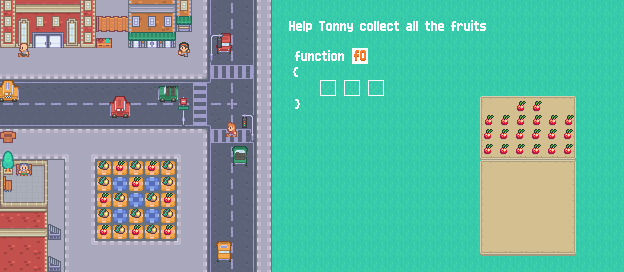

A level layout from a 2D game, rendered from its tile map. Below: a short description, then the map file with tile-grid data replaced by summaries:
An orthogonal 39x17 tile map with 16x16 px tiles, 53 tile layers (info, background, path, houses, ...), 2 hidden layers not drawn, 3 tilesets and 53 objects (grass1, grass2, grass3, grass4, blueTile1, ...).

<map version="1.2" tiledversion="2020.01.22" orientation="orthogonal" renderorder="right-down" compressionlevel="-1" width="39" height="17" tilewidth="16" tileheight="16" infinite="0" nextlayerid="87" nextobjectid="76">
 <editorsettings>
  <export target="6.lua" format="lua" />
 </editorsettings>
 <tileset firstgid="1" name="functionsTextTiles" tilewidth="16" tileheight="16" tilecount="900" columns="30">
  <image source="../graphics/functionsTextTiles.png" width="480" height="480" />
 </tileset>
 <tileset firstgid="901" name="test" tilewidth="16" tileheight="16" tilecount="486" columns="27">
  <image source="../tileset/Tilemap/test.png" width="432" height="288" />
 </tileset>
 <tileset firstgid="1387" name="UIpackSheet_transparent" tilewidth="16" tileheight="16" spacing="2" tilecount="990" columns="30">
  <image source="../tileset/Tilemap/UIpackSheet_transparent.png" width="538" height="592" />
 </tileset>
 <layer id="14" name="info" width="39" height="17">
  <properties>
   <property name="F0" type="int" value="3" />
   <property name="F1" type="int" value="0" />
   <property name="blueTile" type="bool" value="true" />
   <property name="door" type="bool" value="false" />
   <property name="face" value="right" />
   <property name="fruit" type="bool" value="true" />
   <property name="fruitsTotal" type="int" value="20" />
   <property name="grass" type="bool" value="true" />
   <property name="greyTile" type="bool" value="false" />
   <property name="numFunc" type="int" value="1" />
   <property name="totalSize" type="int" value="3" />
   <property name="yellowTile" type="bool" value="true" />
  </properties>
  <data>[663 cells, 0 non-empty, 0 distinct tile ids]</data>
 </layer>
 <layer id="1" name="background" width="39" height="17">
  <data>[663 cells, 656 non-empty, 12 distinct tile ids]</data>
 </layer>
 <layer id="3" name="path" width="39" height="17">
  <data>[663 cells, 25 non-empty, 2 distinct tile ids]</data>
 </layer>
 <layer id="8" name="houses" width="39" height="17">
  <data>[663 cells, 54 non-empty, 33 distinct tile ids]</data>
 </layer>
 <layer id="4" name="fruits" width="39" height="17" visible="0" offsetx="16.3333" offsety="-3.16667">
  <data>[663 cells, 20 non-empty, 2 distinct tile ids]</data>
 </layer>
 <layer id="7" name="streets" width="39" height="17">
  <data>[663 cells, 90 non-empty, 15 distinct tile ids]</data>
 </layer>
 <layer id="11" name="cars" width="39" height="17" offsetx="-8.5" offsety="6">
  <data>[663 cells, 16 non-empty, 16 distinct tile ids]</data>
 </layer>
 <layer id="9" name="details" width="39" height="17">
  <data>[663 cells, 30 non-empty, 18 distinct tile ids]</data>
 </layer>
 <layer id="10" name="details2" width="39" height="17">
  <data>[663 cells, 26 non-empty, 9 distinct tile ids]</data>
 </layer>
 <layer id="12" name="people" width="39" height="17" offsetx="0.5" offsety="-7">
  <data>[663 cells, 3 non-empty, 3 distinct tile ids]</data>
 </layer>
 <layer id="6" name="player" width="39" height="17" visible="0" offsetx="0" offsety="-7">
  <data>[663 cells, 1 non-empty, 1 distinct tile ids]</data>
 </layer>
 <layer id="16" name="buttons" width="39" height="17">
  <data>[663 cells, 60 non-empty, 48 distinct tile ids]</data>
 </layer>
 <layer id="39" name="fruit1" width="39" height="17" offsetx="0.5625" offsety="-2.625">
  <data>[663 cells, 1 non-empty, 1 distinct tile ids]</data>
 </layer>
 <layer id="40" name="fruit2" width="39" height="17" offsetx="0.5625" offsety="-2.625">
  <data>[663 cells, 1 non-empty, 1 distinct tile ids]</data>
 </layer>
 <layer id="41" name="fruit3" width="39" height="17" offsetx="0.5625" offsety="-2.625">
  <data>[663 cells, 1 non-empty, 1 distinct tile ids]</data>
 </layer>
 <layer id="42" name="fruit4" width="39" height="17" offsetx="0.5625" offsety="-2.625">
  <data>[663 cells, 1 non-empty, 1 distinct tile ids]</data>
 </layer>
 <layer id="43" name="fruit5" width="39" height="17" offsetx="0.5625" offsety="-2.625">
  <data>[663 cells, 1 non-empty, 1 distinct tile ids]</data>
 </layer>
 <layer id="44" name="fruit6" width="39" height="17" offsetx="0.5625" offsety="-2.625">
  <data>[663 cells, 1 non-empty, 1 distinct tile ids]</data>
 </layer>
 <layer id="45" name="fruit7" width="39" height="17" offsetx="0.5625" offsety="-2.625">
  <data>[663 cells, 1 non-empty, 1 distinct tile ids]</data>
 </layer>
 <layer id="46" name="fruit8" width="39" height="17" offsetx="0.5625" offsety="-2.625">
  <data>[663 cells, 1 non-empty, 1 distinct tile ids]</data>
 </layer>
 <layer id="47" name="fruit9" width="39" height="17" offsetx="0.5625" offsety="-2.625">
  <data>[663 cells, 1 non-empty, 1 distinct tile ids]</data>
 </layer>
 <layer id="48" name="fruit10" width="39" height="17" offsetx="0.5625" offsety="-2.625">
  <data>[663 cells, 1 non-empty, 1 distinct tile ids]</data>
 </layer>
 <layer id="49" name="fruit11" width="39" height="17" offsetx="0.5625" offsety="-2.625">
  <data>[663 cells, 1 non-empty, 1 distinct tile ids]</data>
 </layer>
 <layer id="50" name="fruit12" width="39" height="17" offsetx="0.5625" offsety="-2.625">
  <data>[663 cells, 1 non-empty, 1 distinct tile ids]</data>
 </layer>
 <layer id="51" name="fruit13" width="39" height="17" offsetx="0.5625" offsety="-2.625">
  <data>[663 cells, 1 non-empty, 1 distinct tile ids]</data>
 </layer>
 <layer id="52" name="fruit14" width="39" height="17" offsetx="0.5625" offsety="-2.625">
  <data>[663 cells, 1 non-empty, 1 distinct tile ids]</data>
 </layer>
 <layer id="53" name="fruit15" width="39" height="17" offsetx="0.5625" offsety="-2.625">
  <data>[663 cells, 1 non-empty, 1 distinct tile ids]</data>
 </layer>
 <layer id="54" name="fruit16" width="39" height="17" offsetx="0.5625" offsety="-2.625">
  <data>[663 cells, 1 non-empty, 1 distinct tile ids]</data>
 </layer>
 <layer id="55" name="fruit17" width="39" height="17" offsetx="0.5625" offsety="-2.625">
  <data>[663 cells, 1 non-empty, 1 distinct tile ids]</data>
 </layer>
 <layer id="56" name="fruit18" width="39" height="17" offsetx="0.5625" offsety="-2.625">
  <data>[663 cells, 1 non-empty, 1 distinct tile ids]</data>
 </layer>
 <layer id="57" name="fruit19" width="39" height="17" offsetx="0.5625" offsety="-2.625">
  <data>[663 cells, 1 non-empty, 1 distinct tile ids]</data>
 </layer>
 <layer id="58" name="fruit20" width="39" height="17" offsetx="0.5625" offsety="-2.625">
  <data>[663 cells, 1 non-empty, 1 distinct tile ids]</data>
 </layer>
 <layer id="59" name="apple1" width="39" height="17" offsetx="-0.5" offsety="-3.25">
  <data>[663 cells, 1 non-empty, 1 distinct tile ids]</data>
 </layer>
 <layer id="60" name="apple2" width="39" height="17" offsetx="-0.5" offsety="-3.25">
  <data>[663 cells, 1 non-empty, 1 distinct tile ids]</data>
 </layer>
 <layer id="61" name="apple3" width="39" height="17" offsetx="-0.5" offsety="-3.25">
  <data>[663 cells, 1 non-empty, 1 distinct tile ids]</data>
 </layer>
 <layer id="62" name="apple4" width="39" height="17" offsetx="-0.5" offsety="-3.25">
  <data>[663 cells, 1 non-empty, 1 distinct tile ids]</data>
 </layer>
 <layer id="63" name="apple5" width="39" height="17" offsetx="-0.5" offsety="-3.25">
  <data>[663 cells, 1 non-empty, 1 distinct tile ids]</data>
 </layer>
 <layer id="64" name="apple6" width="39" height="17" offsetx="-0.5" offsety="-3.25">
  <data>[663 cells, 1 non-empty, 1 distinct tile ids]</data>
 </layer>
 <layer id="65" name="apple7" width="39" height="17" offsetx="0.75" offsety="-2">
  <data>[663 cells, 1 non-empty, 1 distinct tile ids]</data>
 </layer>
 <layer id="66" name="apple8" width="39" height="17" offsetx="0.75" offsety="-2">
  <data>[663 cells, 1 non-empty, 1 distinct tile ids]</data>
 </layer>
 <layer id="67" name="apple9" width="39" height="17" offsetx="0.75" offsety="-2">
  <data>[663 cells, 1 non-empty, 1 distinct tile ids]</data>
 </layer>
 <layer id="68" name="apple10" width="39" height="17" offsetx="0.75" offsety="-2">
  <data>[663 cells, 1 non-empty, 1 distinct tile ids]</data>
 </layer>
 <layer id="69" name="apple11" width="39" height="17" offsetx="0.75" offsety="-2">
  <data>[663 cells, 1 non-empty, 1 distinct tile ids]</data>
 </layer>
 <layer id="70" name="apple12" width="39" height="17" offsetx="0.75" offsety="-2">
  <data>[663 cells, 1 non-empty, 1 distinct tile ids]</data>
 </layer>
 <layer id="71" name="apple13" width="39" height="17" offsetx="1" offsety="0">
  <data>[663 cells, 1 non-empty, 1 distinct tile ids]</data>
 </layer>
 <layer id="72" name="apple14" width="39" height="17" offsetx="1" offsety="0">
  <data>[663 cells, 1 non-empty, 1 distinct tile ids]</data>
 </layer>
 <layer id="73" name="apple15" width="39" height="17" offsetx="1" offsety="0">
  <data>[663 cells, 1 non-empty, 1 distinct tile ids]</data>
 </layer>
 <layer id="74" name="apple16" width="39" height="17" offsetx="1" offsety="0">
  <data>[663 cells, 1 non-empty, 1 distinct tile ids]</data>
 </layer>
 <layer id="83" name="buttonsSecondRow" width="39" height="17">
  <properties>
   <property name="blue" value="blueTile" />
   <property name="yellow" value="yellowTile" />
  </properties>
  <data>[663 cells, 0 non-empty, 0 distinct tile ids]</data>
 </layer>
 <layer id="84" name="buttonsThirdRow" width="39" height="17">
  <data>[663 cells, 0 non-empty, 0 distinct tile ids]</data>
 </layer>
 <layer id="75" name="apple17" width="39" height="17" offsetx="1" offsety="0">
  <data>[663 cells, 1 non-empty, 1 distinct tile ids]</data>
 </layer>
 <layer id="76" name="apple18" width="39" height="17" offsetx="1" offsety="0">
  <data>[663 cells, 1 non-empty, 1 distinct tile ids]</data>
 </layer>
 <layer id="77" name="apple19" width="39" height="17" offsetx="1.5" offsety="2.25">
  <data>[663 cells, 1 non-empty, 1 distinct tile ids]</data>
 </layer>
 <layer id="78" name="apple20" width="39" height="17" offsetx="1.5" offsety="2.25">
  <data>[663 cells, 1 non-empty, 1 distinct tile ids]</data>
 </layer>
 <layer id="79" name="text" width="39" height="17">
  <data>[663 cells, 26 non-empty, 25 distinct tile ids]</data>
 </layer>
 <objectgroup id="81" name="grass" visible="0">
  <properties>
   <property name="numObjects" type="int" value="4" />
  </properties>
  <object id="31" name="grass1" x="0" y="248.75" width="304" height="23.25" />
  <object id="33" name="grass2" x="0" y="0" width="86.1667" height="272" />
  <object id="34" name="grass3" x="4.66667" y="1" width="304" height="150.75" />
  <object id="35" name="grass4" x="183.667" y="0" width="120.333" height="272" />
 </objectgroup>
 <objectgroup id="82" name="blueTile" visible="0">
  <properties>
   <property name="numObjects" type="int" value="5" />
  </properties>
  <object id="36" name="blueTile1" x="120.125" y="183" width="0.25" height="0.25" />
  <object id="38" name="blueTile2" x="151.636" y="182.727" width="0.363636" height="0.363636" />
  <object id="39" name="blueTile3" x="135.909" y="199.091" width="0.363636" height="0.3" />
  <object id="40" name="blueTile4" x="119.455" y="215.455" width="0.272727" height="0.0909091" />
  <object id="41" name="blueTile5" x="152.182" y="215.182" width="0.181818" height="0.363636" />
 </objectgroup>
 <objectgroup id="13" name="player" visible="0">
  <object id="42" name="player" x="128" y="192" width="16" height="16" />
 </objectgroup>
 <objectgroup id="17" name="fruit" visible="0">
  <properties>
   <property name="numObjects" type="int" value="20" />
  </properties>
  <object id="2" name="fruit1" x="103.091" y="231.636" width="0.3" height="0.3" />
  <object id="3" name="fruit2" x="119.818" y="231.818" width="0.3" height="0.3" />
  <object id="4" name="fruit3" x="135.818" y="231.374" width="0.3" height="0.3" />
  <object id="5" name="fruit4" x="151.636" y="231.455" width="0.3" height="0.3" />
  <object id="7" name="fruit5" x="167.818" y="230.727" width="0.3" height="0.3" />
  <object id="8" name="fruit6" x="167.636" y="215.818" width="0.3" height="0.3" />
  <object id="9" name="fruit7" x="136" y="215.636" width="0.3" height="0.3" />
  <object id="10" name="fruit8" x="104.182" y="215.273" width="0.3" height="0.3" />
  <object id="11" name="fruit9" x="103.818" y="199.455" width="0.545455" height="0.363636" />
  <object id="12" name="fruit10" x="119.818" y="199.273" width="0.27" height="0.3" />
  <object id="13" name="fruit11" x="151.455" y="198.909" width="0.3" height="0.3" />
  <object id="14" name="fruit12" x="167.818" y="199.455" width="0.3" height="0.3" />
  <object id="15" name="fruit13" x="168" y="183.818" width="0.181818" height="0.181818" />
  <object id="16" name="fruit14" x="135.455" y="183.273" width="0.545455" height="0.26087" />
  <object id="18" name="fruit15" x="103.818" y="183.091" width="0.363636" height="0.545455" />
  <object id="19" name="fruit16" x="103.818" y="167.091" width="0.3" height="0.3" />
  <object id="20" name="fruit17" x="119.636" y="167.091" width="0.545455" height="0.363636" />
  <object id="22" name="fruit18" x="135.455" y="167.091" width="0.181818" height="0.181818" />
  <object id="24" name="fruit19" x="151.455" y="167.091" width="0.363636" height="0.181818" />
  <object id="25" name="fruit20" x="168" y="167.091" width="0.363636" height="0.545455" />
 </objectgroup>
 <objectgroup id="85" name="yellowTile" visible="0">
  <properties>
   <property name="numObjects" type="int" value="20" />
  </properties>
  <object id="43" name="yellowTile1" x="103.455" y="231.636" width="0.3" height="0.3" />
  <object id="44" name="yellowTile2" x="119.636" y="231.455" width="0.3" height="0.3" />
  <object id="47" name="yellowTile3" x="135.909" y="231.909" width="0.3" height="0.3" />
  <object id="48" name="yellowTile4" x="153" y="231.455" width="0.3" height="0.3" />
  <object id="49" name="yellowTile5" x="167.818" y="231.273" width="0.3" height="0.3" />
  <object id="50" name="yellowTile6" x="103.636" y="215.273" width="0.3" height="0.3" />
  <object id="51" name="yellowTile7" x="135.455" y="215.455" width="0.3" height="0.3" />
  <object id="52" name="yellowTile8" x="170.545" y="215.455" width="0.3" height="0.3" />
  <object id="54" name="yellowTile9" x="103.091" y="198.727" width="0.3" height="0.3" />
  <object id="55" name="yellowTile10" x="120" y="198.727" width="0.3" height="0.3" />
  <object id="61" name="yellowTile11" x="151.818" y="198.727" width="0.3" height="0.3" />
  <object id="62" name="yellowTile20" x="168.727" y="166.182" width="0.3" height="0.3" />
  <object id="63" name="yellowTile12" x="168.182" y="199.636" width="0.3" height="0.3" />
  <object id="64" name="yellowTile13" x="104.545" y="183.273" width="0.3" height="0.3" />
  <object id="65" name="yellowTile14" x="136" y="183.455" width="0.3" height="0.3" />
  <object id="70" name="yellowTile15" x="169.455" y="183.455" width="0.3" height="0.3" />
  <object id="71" name="yellowTile16" x="105.455" y="166.364" width="0.3" height="0.3" />
  <object id="72" name="yellowTile17" x="118.909" y="167.455" width="0.3" height="0.3" />
  <object id="73" name="yellowTile18" x="136.727" y="167.273" width="0.3" height="0.3" />
  <object id="75" name="yellowTile19" x="152" y="166.909" width="0.3" height="0.3" />
 </objectgroup>
 <objectgroup id="80" name="answer" visible="0">
  <properties>
   <property name="numObjects" type="int" value="3" />
  </properties>
  <object id="27" name="answer1" x="320" y="80" width="16" height="16" />
  <object id="28" name="answer2" x="344.063" y="79.9375" width="16" height="16" />
  <object id="29" name="answer3" x="367.989" y="80.0056" width="16" height="16" />
 </objectgroup>
</map>
